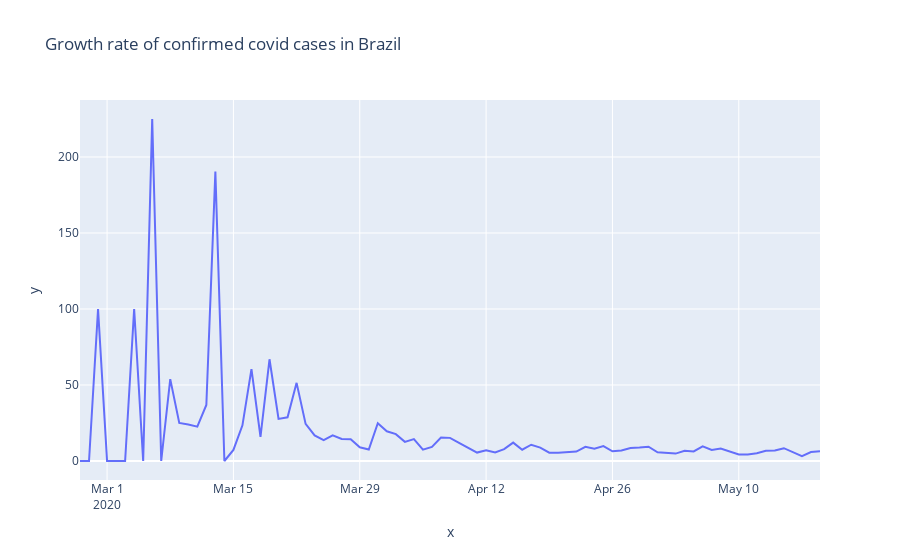

This figure's notebook cell:
### Code cell
primeiro_dia = brasil.observationdate.loc[brasil.confirmed > 0].min()

px.line(x=pd.date_range(primeiro_dia, brasil.observationdate.max())[1:],
       y=tx_dia, title='Growth rate of confirmed covid cases in Brazil')
